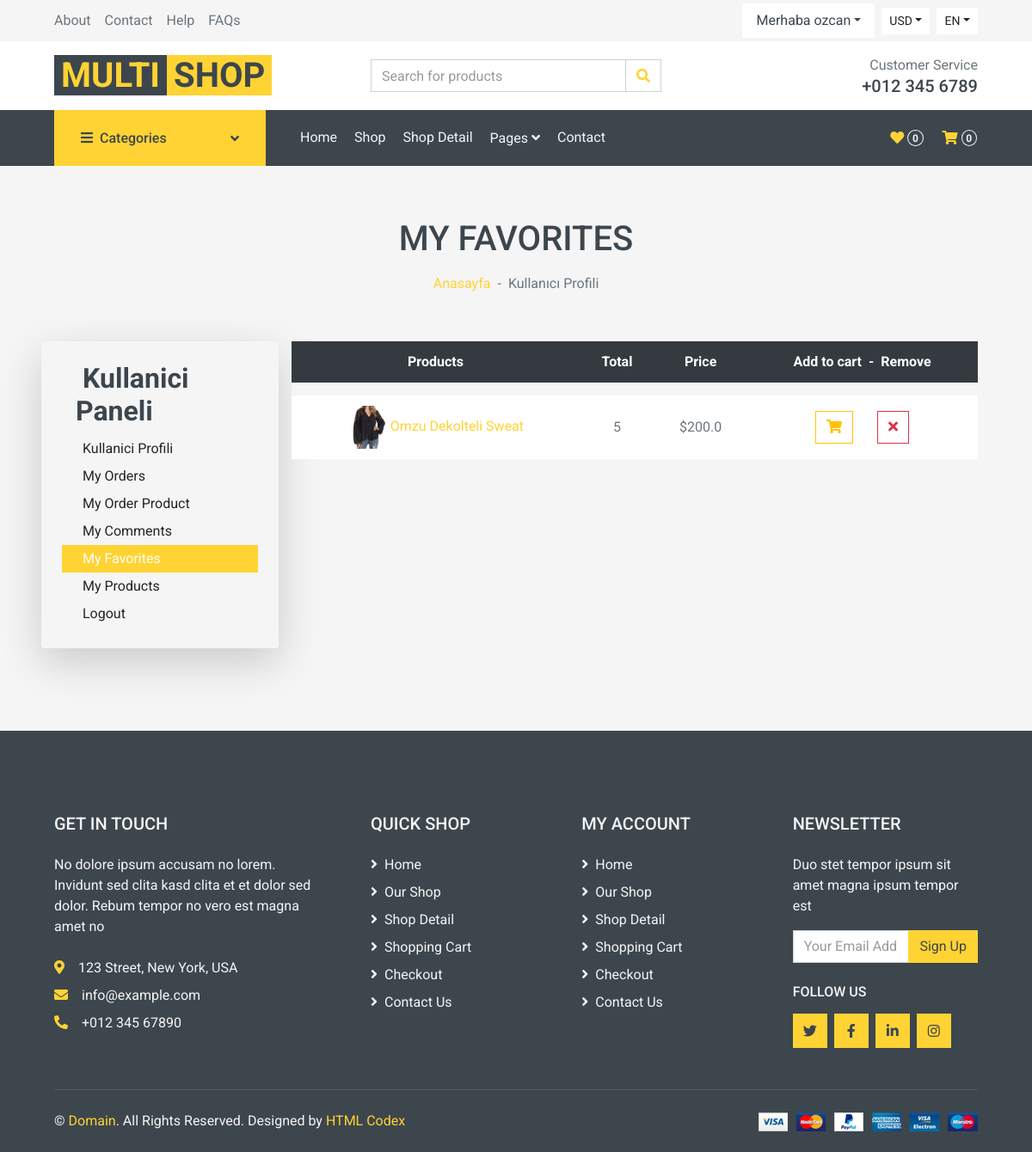
Before: /user/favorites (signed in) with the older database file.
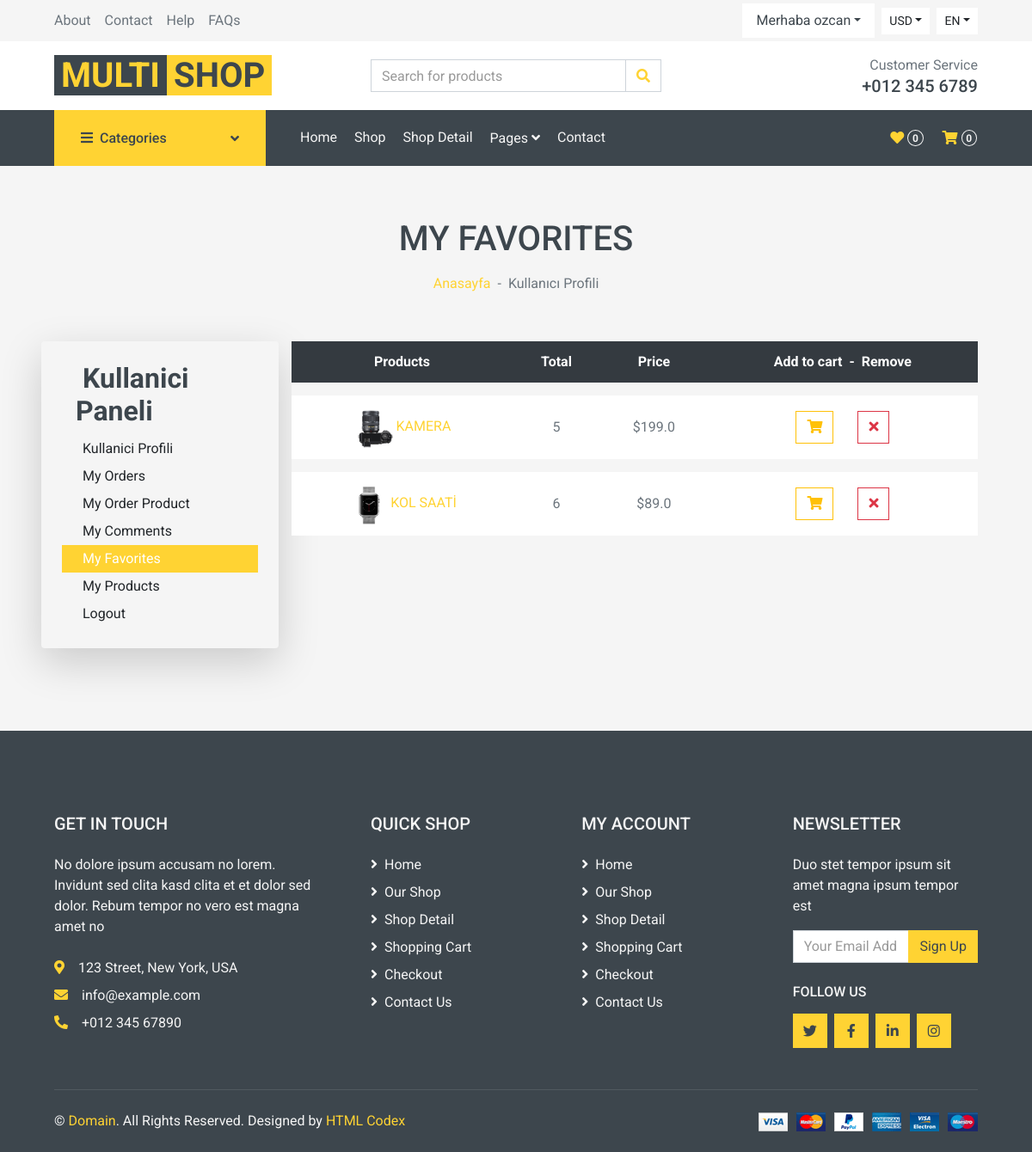
After: the same page with the newer database file.
### order/models.py (models this page shows)
class Favorites(models.Model):
    user = models.ForeignKey(User, on_delete=models.SET_NULL, null=True)
    product = models.ForeignKey(Product, on_delete=models.SET_NULL, null=True)
    quantity = models.IntegerField()
    def __str__(self):
        if self.product:
            return self.product.title
        return f"Favorit-{self.id}"
    @property
    def price(self):
        if self.product:
            return self.product.price
        return f"Favorit-{self.price}"
    @property
    def amount(self):
        if self.product:
            return self.product.amount
        return f"Favorit-{self.id}"

### product/models.py (models this page shows, shortened)
class Product(models.Model):
    STATUS = (('True', 'Evet'),
            ('False', 'Hayir'), )
    category = models.ForeignKey(Category, on_delete=models.CASCADE) #many to one relation with Category
    title = models.CharField(max_length=150)
    keywords = models.CharField(max_length=255)
    description = models.TextField(max_length=255)
    image = models.ImageField(blank=True, upload_to='images/')
    price= models.FloatField()
    amount = models.IntegerField(default=0)
    detail = models.TextField()
    status = models.CharField(max_length=10,choices=STATUS)
    slug = models.SlugField(null=False, unique=True)
    create_at = models.DateTimeField(auto_now_add=True)
    update_at = models.DateTimeField(auto_now=True)
    def category_tag(self):
        return self.category
    category_tag.short_description = "Kategori"
    def image_tag(self):
        return mark_safe('<img src="{}" height="50"/>'.format(self.image.url))
    image_tag.short_description = 'Image'

### user/views.py (the view)
# urls.py: path('favorites', views.user_favorites, name='user_favorites'),
@login_required(login_url='/login') # Check login
def user_favorites(request):
    current_user = request.user  # Access User Session information
    urunler = Product.objects.all()
    favorites = Favorites.objects.filter(user_id=current_user.id)
    context = {'favorites': favorites,
               'urunler': urunler,}
    return render(request, 'user_favorites.html', context)

### user/templates/user_favorites.html (shortened to what this page needs)
{% extends 'homebase.html' %}
{% load static %}
{% block body %}
{% include 'sidebar.html' %}
<div class="container-fluid bg-secondary mb-4">
    <div class="d-flex flex-column align-items-center justify-content-center" style="min-height: 150px">
        <h1 class="font-weight-semi-bold text-uppercase mb-3">My Favorites</h1>
        <div class="d-inline-flex">
            <p class="m-0"><a href="/">Anasayfa</a></p>
            <p class="m-0 px-2">-</p>
            <p class="m-0">Kullanıcı Profili</p>
        </div>
    </div>
</div>
    <div class="container-fluid">
        <div class="row px-xl-5">
            {% include 'user_panel.html' %}
            <div class="col-lg-9 table-responsive mb-5">
                <table class="table table-light table-borderless table-hover text-center mb-0">
                    <thead class="thead-dark">
                        <tr>
                            <th>Products</th>
                            <th>Total</th>
                            <th>Price</th>
                            <th>Add to cart<span class="mx-2">-</span>Remove</th>
                        </tr>
                    </thead>
                    <tbody class="align-middle">
                    {% for urun in favorites %}
                        <tr class="product_data">
                            <td class="align-middle">
                            {% for favin in urunler %}
                                <a href="/product_detail/{{ favin.id }}/{{ favin.slug }}">
                            {% endfor %}
                                <img src="{{ urun.product.image.url}}" alt="" style="width: 50px;">{{ urun }}
                                </a>
                            </td>
                            <td class="align-middle">{{urun.amount}}</td>
                            <td class="align-middle">${{urun.price}}</td>
                            <td class="align-middle">
                                {% for favin in urunler %}
                                <a href="/order/addtocart/{{ favin.id }}">
                                {% endfor %}
                                    <button class="btn btn-outline-warning mr-4"><i class="fa fa-shopping-cart"></i></button></a>
                                <a href="/order/deletefromfavorits/{{ urun.id }}"><button class="btn btn-outline-danger"><i class="fa fa-times"></i></button></a>
                            </td>
                        </tr>
                    {% endfor %}
                    </tbody>
                </table>
            </div>
        </div>
    </div>
{% endblock %}

Changed rows visible on the page:
removed Favorites: product.image (picture), product.title "Omzu Dekolteli Sweat", amount "5", price "200.0"
added Favorites: product.image (picture), product.title "KAMERA", amount "5", price "199.0"
added Favorites: product.image (picture), product.title "KOL SAATİ", amount "6", price "89.0"
